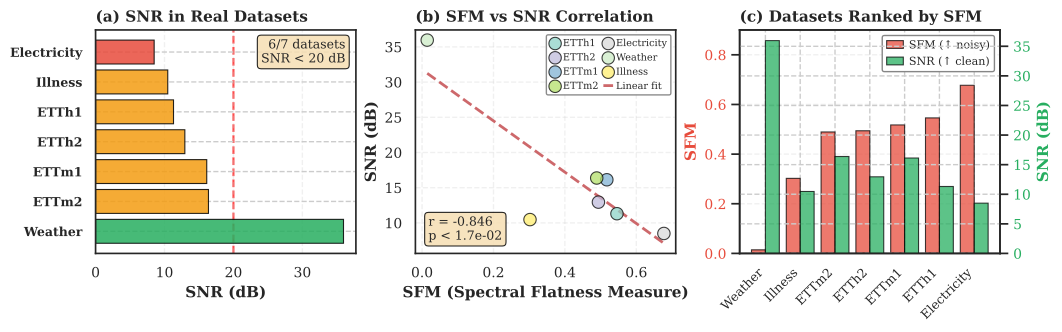

The Python source for this figure:
"""
Visualize that low signal-to-noise ratios are ubiquitous in real-world time series datasets.
This supports the motivation for adaptive regularization in DropoutTS.
Also shows SFM-SNR correlation analysis.
"""
import pandas as pd
import matplotlib.pyplot as plt
import numpy as np
from scipy import stats
import seaborn as sns
import os

# Set ICML academic style
sns.set_theme(style="whitegrid", font_scale=1.0, rc={
    "font.family": "serif",
    "font.serif": ["Times New Roman", "Times", "DejaVu Serif"],
    "axes.edgecolor": ".15",
    "grid.linestyle": "--",
    "axes.linewidth": 1.2,
    "xtick.labelsize": 10,
    "ytick.labelsize": 10,
    "legend.fontsize": 9,
    "axes.titlesize": 11,
    "axes.labelsize": 11,
})

def compute_sfm_log_scale(signal_data):
    """
    Compute Spectral Flatness Measure (SFM) in log scale, also known as Wiener Entropy.
    
    SFM = exp(Geometric Mean(log A) - log(Arithmetic Mean(A)))
    where A_k = |X_k| is the amplitude at frequency k.
    
    Computing in log scale reduces the impact of extreme values and is more
    perceptually meaningful.
    
    Args:
        signal_data: 1D array of signal values
        
    Returns:
        SFM value (float) in range [0, 1]
    """
    # Compute FFT
    fft_vals = np.fft.rfft(signal_data)
    # Compute amplitude (magnitude)
    amplitudes = np.abs(fft_vals)
    
    # Avoid zeros for log calculation
    amplitudes = amplitudes + 1e-10
    
    # Compute in log scale
    log_amplitudes = np.log(amplitudes)
    
    # Geometric mean in log domain = arithmetic mean of logs
    geometric_mean_log = np.mean(log_amplitudes)
    
    # Arithmetic mean: compute in linear domain then take log
    arithmetic_mean_linear = np.mean(amplitudes)
    arithmetic_mean_log = np.log(arithmetic_mean_linear)
    
    # SFM = exp(GM_log - AM_log) = GM / AM
    sfm = np.exp(geometric_mean_log - arithmetic_mean_log)
    
    return np.clip(sfm, 0.0, 1.0)

# Load data
df = pd.read_csv('real_datasets_statistics.csv')

# Filter datasets: only include specified ones, exclude Traffic
target_datasets = ['ETTh1', 'ETTh2', 'ETTm1', 'ETTm2', 'Weather', 'Electricity', 'Illness']
# Note: 'Illness' in CSV corresponds to 'ILI' dataset
df_filtered = df[df['Dataset'].isin(target_datasets)].copy()
df_filtered = df_filtered.reset_index(drop=True)

# Extract relevant metrics
datasets = df_filtered['Dataset'].values
snr = df_filtered['SNR (dB, top10% freqs)'].values
noise_power_ratio = df_filtered['Noise Power Ratio'].values * 100  # Convert to percentage
recon_rmse_pct = df_filtered['Recon RMSE (% of std)'].values
recon_corr = df_filtered['Recon Correlation'].values
sfm_original = df_filtered['SFM'].values
cv = df_filtered['CV'].values

print(f"Filtered datasets: {list(datasets)}")
print(f"Excluded: Traffic")

# Recompute SFM in log scale from original data
print("Recomputing SFM in log scale from original datasets...")
sfm_log = np.zeros_like(sfm_original)
current_dir = os.path.dirname(os.path.abspath(__file__))
base_dir = os.path.abspath(os.path.join(current_dir, '../'))
raw_data_dir = os.path.join(base_dir, 'datasets', 'raw_data')

for i, dataset_name in enumerate(datasets):
    dataset_dir = os.path.join(raw_data_dir, dataset_name)
    data_path = os.path.join(dataset_dir, f"{dataset_name}.csv")
    
    if os.path.exists(data_path):
        try:
            df_data = pd.read_csv(data_path)
            # Use first numeric column as signal
            numeric_cols = df_data.select_dtypes(include=[np.number]).columns
            if len(numeric_cols) > 0:
                signal = df_data[numeric_cols[0]].values
                # Remove NaN values
                signal = signal[~np.isnan(signal)]
                if len(signal) > 0:
                    sfm_log[i] = compute_sfm_log_scale(signal)
                    print(f"  {dataset_name}: SFM (original) = {sfm_original[i]:.6f}, SFM (log) = {sfm_log[i]:.6f}")
                else:
                    sfm_log[i] = sfm_original[i]
                    print(f"  {dataset_name}: No valid data, using original SFM")
            else:
                sfm_log[i] = sfm_original[i]
                print(f"  {dataset_name}: No numeric columns, using original SFM")
        except Exception as e:
            sfm_log[i] = sfm_original[i]
            print(f"  {dataset_name}: Error computing log-scale SFM ({e}), using original SFM")
    else:
        sfm_log[i] = sfm_original[i]
        print(f"  {dataset_name}: Data file not found, using original SFM")

# Use log-scale SFM
sfm = sfm_log
print(f"\nUsing log-scale SFM values.")
print(f"SFM range: [{np.min(sfm):.6f}, {np.max(sfm):.6f}]")

print("=" * 80)
print("Real-World Datasets: Low SNR is Ubiquitous")
print("=" * 80)
print(f"\nSNR Statistics:")
print(f"  Mean SNR: {np.mean(snr):.2f} dB")
print(f"  Median SNR: {np.median(snr):.2f} dB")
print(f"  Min SNR: {np.min(snr):.2f} dB ({datasets[np.argmin(snr)]})")
print(f"  Max SNR: {np.max(snr):.2f} dB ({datasets[np.argmax(snr)]})")
print(f"  Std SNR: {np.std(snr):.2f} dB")
print(f"\nDatasets with SNR < 15 dB: {np.sum(snr < 15)} / {len(snr)} ({np.sum(snr < 15)/len(snr)*100:.1f}%)")
print(f"Datasets with SNR < 20 dB: {np.sum(snr < 20)} / {len(snr)} ({np.sum(snr < 20)/len(snr)*100:.1f}%)")
print(f"Datasets with SNR < 30 dB: {np.sum(snr < 30)} / {len(snr)} ({np.sum(snr < 30)/len(snr)*100:.1f}%)")
print("=" * 80)

# Calculate SFM-SNR correlations
pearson_r, pearson_p = stats.pearsonr(sfm, snr)
spearman_r, spearman_p = stats.spearmanr(sfm, snr)

# Fit regression line for SFM vs SNR
z = np.polyfit(sfm, snr, 1)
p = np.poly1d(z)
x_line = np.linspace(sfm.min(), sfm.max(), 100)
y_line = p(x_line)

# ============ Create ICML single-column version (1 row, 3 columns) ============
fig, (ax1, ax2, ax3) = plt.subplots(1, 3, figsize=(10.5, 3.2), constrained_layout=True)

# ============ Left: SNR Distribution by Dataset ============
sorted_idx = np.argsort(snr)[::-1]  # Descending
colors = []
for s in snr[sorted_idx]:
    if s < 10:
        colors.append('#E74C3C')  # Red
    elif s < 20:
        colors.append('#F39C12')  # Orange
    elif s < 30:
        colors.append('#F1C40F')  # Yellow
    else:
        colors.append('#27AE60')  # Green

bars = ax1.barh(np.arange(len(datasets)), snr[sorted_idx], 
                color=colors, edgecolor='black', linewidth=0.8, alpha=0.85)

# Add reference line for low SNR threshold
ax1.axvline(x=20, color='red', linestyle='--', linewidth=1.5, alpha=0.7, zorder=0)

ax1.set_yticks(np.arange(len(datasets)))
ax1.set_yticklabels(datasets[sorted_idx], fontsize=9, fontweight='bold')
ax1.set_xlabel('SNR (dB)', fontweight='bold')
ax1.set_title('(a) SNR in Real Datasets', fontweight='bold', loc='left')
ax1.grid(True, linestyle='--', alpha=0.3, axis='x')

# Add annotation
pct_below_20 = np.sum(snr < 20) / len(snr) * 100
textstr = f'{np.sum(snr < 20)}/{len(snr)} datasets\nSNR < 20 dB'
ax1.text(0.96, 0.96, textstr, transform=ax1.transAxes, fontsize=9,
         verticalalignment='top', horizontalalignment='right',
         bbox=dict(boxstyle='round', facecolor='wheat', alpha=0.85, 
                  edgecolor='black', linewidth=0.8))

# ============ Middle: SFM vs SNR Scatter Plot ============
# Use distinct colors for better visibility
color_map = plt.cm.Set3(np.linspace(0, 1, len(datasets)))
for i, (ds, s, n) in enumerate(zip(datasets, sfm, snr)):
    ax2.scatter(s, n, s=80, alpha=0.75, color=color_map[i], 
                edgecolors='black', linewidth=0.8, zorder=3, label=ds)

# Regression line
ax2.plot(x_line, y_line, 'r--', linewidth=2.0, alpha=0.85, 
         label='Linear fit', zorder=2)

ax2.set_xlabel(r'SFM (Spectral Flatness Measure)', fontweight='bold')
ax2.set_ylabel('SNR (dB)', fontweight='bold')
ax2.set_title('(b) SFM vs SNR Correlation', fontweight='bold', loc='left')
ax2.grid(True, linestyle='--', alpha=0.3)

# Add correlation annotation (compact, ICML style)
textstr = f'r = {pearson_r:.3f}\np < {pearson_p:.1e}'
ax2.text(0.05, 0.05, textstr, transform=ax2.transAxes, fontsize=9,
         verticalalignment='bottom', bbox=dict(boxstyle='round', facecolor='wheat', 
         alpha=0.85, edgecolor='black', linewidth=0.8))

# Add legend for datasets (place in upper right corner inside the plot)
ax2.legend(loc='upper right', 
           frameon=True, framealpha=0.9, fontsize=7, 
           edgecolor='gray', ncol=2, handletextpad=0.3, 
           columnspacing=0.5, handlelength=1.0, 
           fancybox=True)

# ============ Right: Ranked Comparison (SFM and SNR) ============
# Sort by SFM (ascending: low SFM = clean, high SFM = noisy)
sorted_idx_sfm = np.argsort(sfm)

# Create dual-axis plot: SFM (left) and SNR (right)
ax3_twin = ax3.twinx()

# Plot SFM bars (left axis) - red for high noise
bars1 = ax3.bar(np.arange(len(datasets)) - 0.2, sfm[sorted_idx_sfm], 0.4,
                color='#E74C3C', alpha=0.75, edgecolor='black', linewidth=0.8,
                label='SFM (↑ noisy)', zorder=2)

# Plot SNR bars (right axis) - green for clean signal
bars2 = ax3_twin.bar(np.arange(len(datasets)) + 0.2, snr[sorted_idx_sfm], 0.4,
                     color='#27AE60', alpha=0.75, edgecolor='black', linewidth=0.8,
                     label='SNR (↑ clean)', zorder=2)

# Configure axes
ax3.set_xticks(np.arange(len(datasets)))
ax3.set_xticklabels(datasets[sorted_idx_sfm], rotation=45, ha='right', fontsize=9)
ax3.set_ylabel('SFM', fontweight='bold', color='#E74C3C')
ax3_twin.set_ylabel('SNR (dB)', fontweight='bold', color='#27AE60')
ax3.set_title('(c) Datasets Ranked by SFM', fontweight='bold', loc='left')
ax3.set_ylim(0, 0.9)  # Set SFM axis maximum to 0.9
ax3.grid(True, linestyle='--', alpha=0.3, axis='y')

# Color the y-axis labels and ticks to match bars
ax3.tick_params(axis='y', labelcolor='#E74C3C')
ax3_twin.tick_params(axis='y', labelcolor='#27AE60')

# Add legend (compact) - moved to upper right to avoid obstruction
lines1, labels1 = ax3.get_legend_handles_labels()
lines2, labels2 = ax3_twin.get_legend_handles_labels()
ax3.legend(lines1 + lines2, labels1 + labels2, loc='upper right', 
           frameon=True, framealpha=0.95, fontsize=8, edgecolor='gray', 
           handlelength=1.5, handletextpad=0.5)

plt.savefig('low_snr_ubiquitous_analysis.pdf', bbox_inches='tight', facecolor='white', dpi=300)

print("\n" + "=" * 80)
print("SFM vs SNR Correlation Analysis")
print("=" * 80)
print(f"Pearson Correlation:  r = {pearson_r:.4f}, p-value = {pearson_p:.4e}")
print(f"Spearman Correlation: ρ = {spearman_r:.4f}, p-value = {spearman_p:.4e}")
print("=" * 80)

print("\n" + "=" * 80)
print("Summary: Low SNR is Ubiquitous in Real-World Time Series")
print("=" * 80)
print(f"✅ {np.sum(snr < 20)}/{len(snr)} datasets ({np.sum(snr < 20)/len(snr)*100:.0f}%) have SNR < 20 dB")
print(f"✅ Average noise power: {np.mean(noise_power_ratio):.2f}% of total")
print(f"✅ SFM-SNR correlation: r = {pearson_r:.3f} (p < {pearson_p:.1e})")
print(f"✅ This motivates frequency-domain adaptive dropout in DropoutTS!")
print("=" * 80)
print(f"✅ Saved: low_snr_ubiquitous_analysis.pdf")
